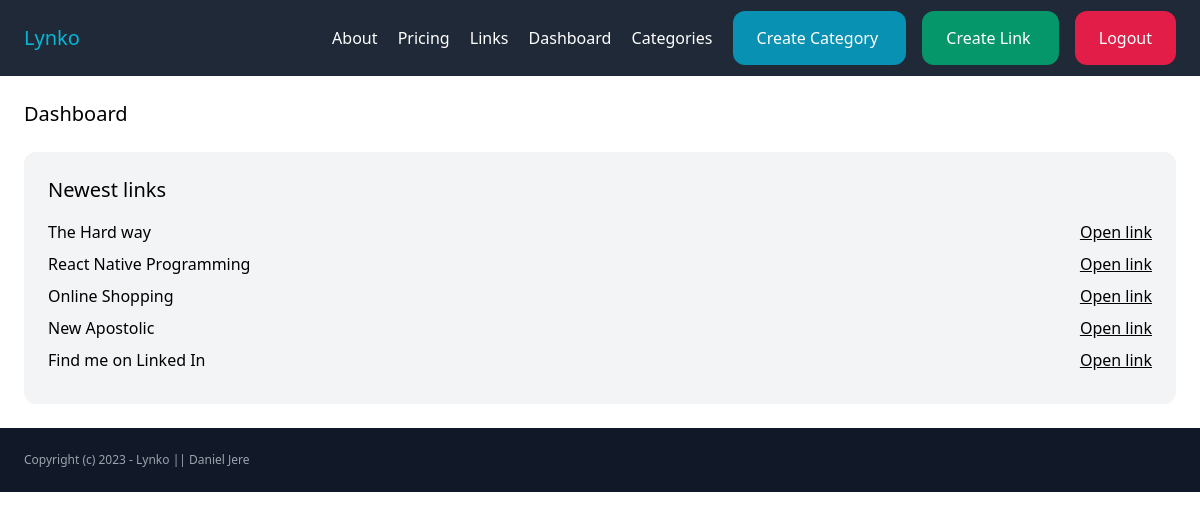
/dashboard/ (signed in), run on the app's committed database.
### link/models.py (models this page shows)
class Link(models.Model):
    category = models.ForeignKey(Category, related_name='links', on_delete=models.CASCADE)
    name = models.CharField(max_length=255)
    description = models.TextField(blank=True, null=True)
    url = models.CharField(max_length=255)
    created_by = models.ForeignKey(User, related_name='links', on_delete=models.CASCADE)
    created_at = models.DateTimeField(auto_now_add=True)
    class Meta:
        ordering = ('-created_at',)

### dashboard/views.py (the view)
# urls.py: path('', views.dashboard,name='dashboard'),
@login_required
def dashboard(request):
    newest_links = Link.objects.filter(created_by=request.user)[0:5]
    return render(request, 'dashboard/dashboard.html', {
        'newest_links': newest_links
    })

### dashboard/templates/dashboard/dashboard.html (shortened to what this page needs)
{% extends 'core/base.html' %}
{% block content %}
    <h1 class="mb-6 text-xl">Dashboard</h1>
    <div class="p-6 bg-gray-100 rounded-xl">
        <h2 class="mb-4 text-xl">Newest links</h2>
        {% for link in newest_links %}
            <div class="mb-2 flex justify-between items-center">
                <p>{{ link.name }}</p>
                <a href="{{ link.url }}" class="underline" target="_blank">Open link</a>
            </div>
        {% endfor %}
    </div>
{% endblock %}

### data on the page
Link: name "The Hard way"
Link: name "React Native Programming"
Link: name "Online Shopping"
Link: name "New Apostolic"
Link: name "Find me on Linked In"
